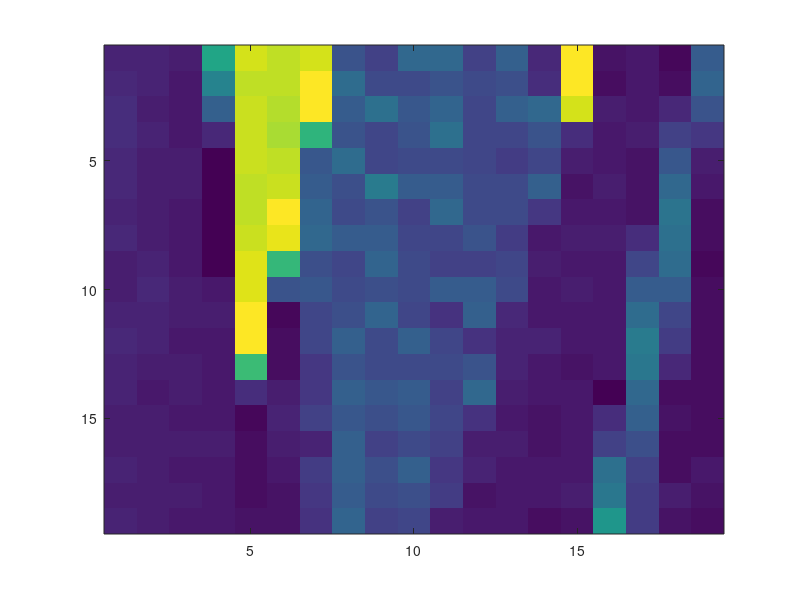

This figure's MATLAB source:
clear
load('FaceNonFace.mat')

face = X(:,1);
face = reshape(face,19,19);

nonface = X(:,5);
nonface = reshape(nonface,19,19);

imagesc(nonface);